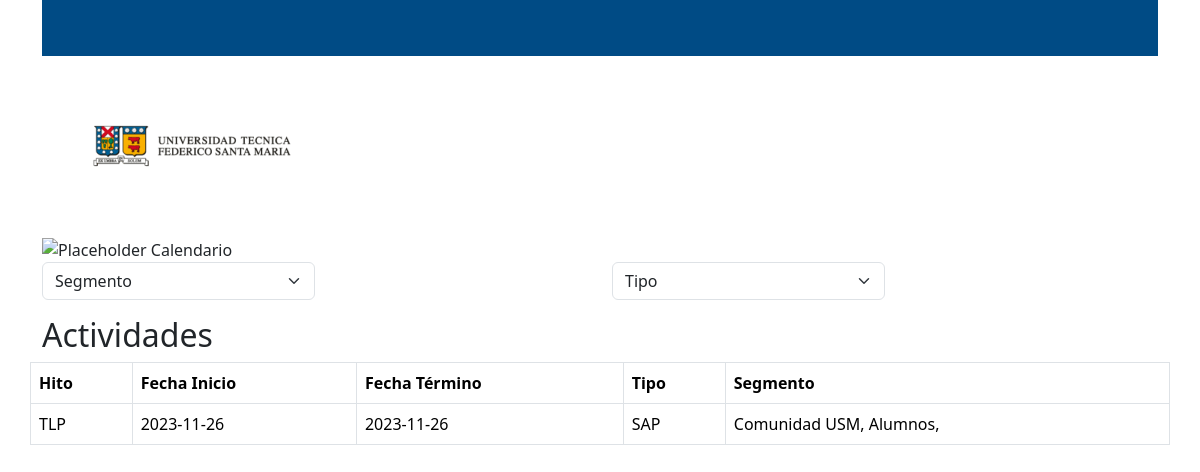
The page / on the database its author committed.
### rest/models.py (models this page shows, shortened)
class evento(models.Model):
    id = models.BigAutoField(primary_key=True)
    fecha_inicio = models.DateField()
    fecha_termino = models.DateField()
    titulo = models.CharField(max_length=100)
    descripcion = models.TextField()
    tipo_choices = [('V','Vacaciones'), ('F','Feriado'), ('SA','Suspensión de actividades'), ('SAP','Suspension de actividades pm'),
            ('PL','Periodo Lectivo'), ('SE','Suspensión de evaluaciones'), ('C','Ceremonia'), ('E','EDDA'), ('EV','Evaluacion'),
            ('Ay','Ayudantias'), ('HA','Hito académico'), ('SeA','Secretaria académica'), ('OAI','OAI')]
    tipo = models.CharField(max_length=100, choices=tipo_choices)
    segmento = models.ManyToManyField('segmento')

class segmento(models.Model):
    id = models.BigAutoField(primary_key=True)
    nombre = models.CharField(max_length=13)

### front/views.py (the view, shortened to what this page needs)
# urls.py: path('', views.publicList),
def publicList(request: HttpRequest):
    eventos: OrderedDict = EventoList.as_view()(request).data
    segmentos: OrderedDict = SegmentoList.as_view()(request).data
    tipos = eventoModel.tipo_choices
    tipo = request.GET.get('tipo')
    segmento = request.GET.get('segmento')
    if tipo:
        eventos = list(filter(lambda x: x['tipo'] == tipo, eventos))
    return render(request, 'listadoPublico.html', {
        'eventos': eventos,
        'segmentos': segmentos,
        'segmento_actual': int(segmento) if segmento else None,
        'tipo_actual': tipo,
        'tipos': tipos
        })

### rest/views.py (called while the page is built)
    def get_queryset(self):
        queryset = evento.objects.all()
        segmento = self.request.query_params.get('segmento', '')
        if segmento is not '':
            queryset = queryset.filter(segmento__id=segmento)
        tipo = self.request.query_params.get('tipo', '')
        if tipo is not '':
            queryset = queryset.filter(tipo=tipo)
        return queryset

    def get_queryset(self):
        queryset = segmento.objects.all()
        return queryset

### front/templates/listadoPublico.html (shortened to what this page needs)
{% extends "base.html" %}
{% load static %}
{% block content %}
<img src="https://images.placeholders.dev/?width=800&height=600&text=Placeholder&bgColor=%23f7f6f6&textColor=%236d6e71" alt="Placeholder Calendario">
<form method="get" name="filtros" class="mb-3">
    <div class="row">
        <div class="col-6">
            <select name="segmento" class="form-select w-50" onchange="document.filtros.submit()">
                <option value="" {% if request.GET.segmento == "" %}selected{% endif %}>Segmento</option>
            </select>
        </div>
        <div class="col-6">
            <select name="tipo" class="form-select w-50" onchange="this.form.submit()">
                <option value="" {% if request.GET.tipo == "" %}selected{% endif %}>Tipo</option>
            </select>
        </div>
    </div>
</form>
<div class="row">
    <div class="col-12" id="tableHead">
        <h2>Actividades</h2>
    </div>
    <table class="table table-bordered">
        <thead>
            <th scope="col-4">Hito</th>
            <th scope="col-2">Fecha Inicio</th>
            <th scope="col-2">Fecha Término</th>
            <th scope="col-2">Tipo</th>
            <th scope="col-2">Segmento</th>
        </thead>
        <tbody>
            {% for evento in eventos %}
            <tr>
                <td>{{ evento.titulo }}</td>
                <td>{{ evento.fecha_inicio }}</td>
                <td>{{ evento.fecha_termino }}</td>
                <td>{{ evento.tipo }}</td>
                <td>
                    {% for segmento in evento.segmento %}
                    {{ segmento.nombre }},
                    {% endfor %}
                </td>
            </tr>
            {% endfor %}
        </tbody>
    </table>
</div>
{% endblock %}

### front/static/css/styles.css (style rules this page uses)
body { font-family: 'Roboto Condensed', 'Roboto' sans-serif; }

### rows shown on the page
evento: titulo "TLP", fecha_inicio "2023-11-26", fecha_termino "2023-11-26", tipo "SAP"
segmento: nombre "Comunidad USM"
segmento: nombre "Alumnos"
